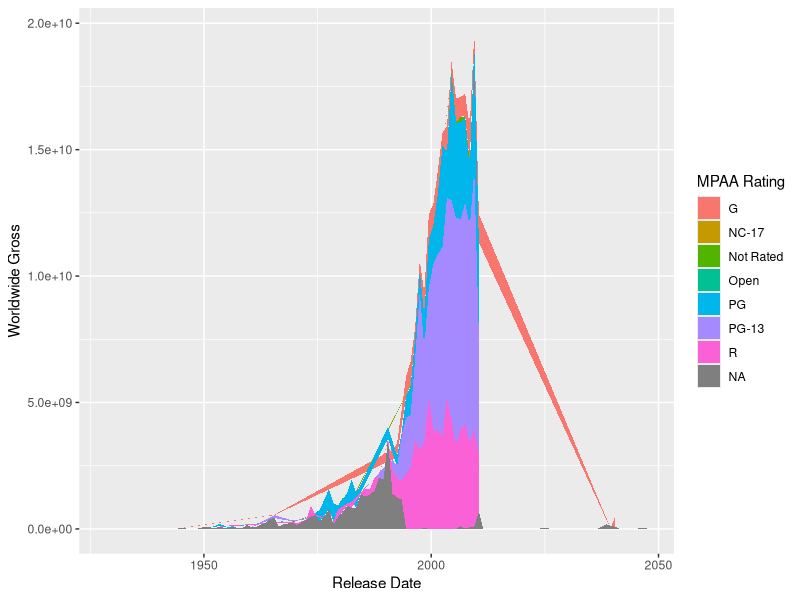

This figure's R source:
library(tidyverse)

df <- read_csv("data/movies.csv")
ggplot(df) +
  geom_area(aes(
    x = `Release Date`,
    y = `Worldwide Gross`,
    fill = `MPAA Rating`
  ), stat = "summary_bin", fun = "sum", binwidth = 365)
